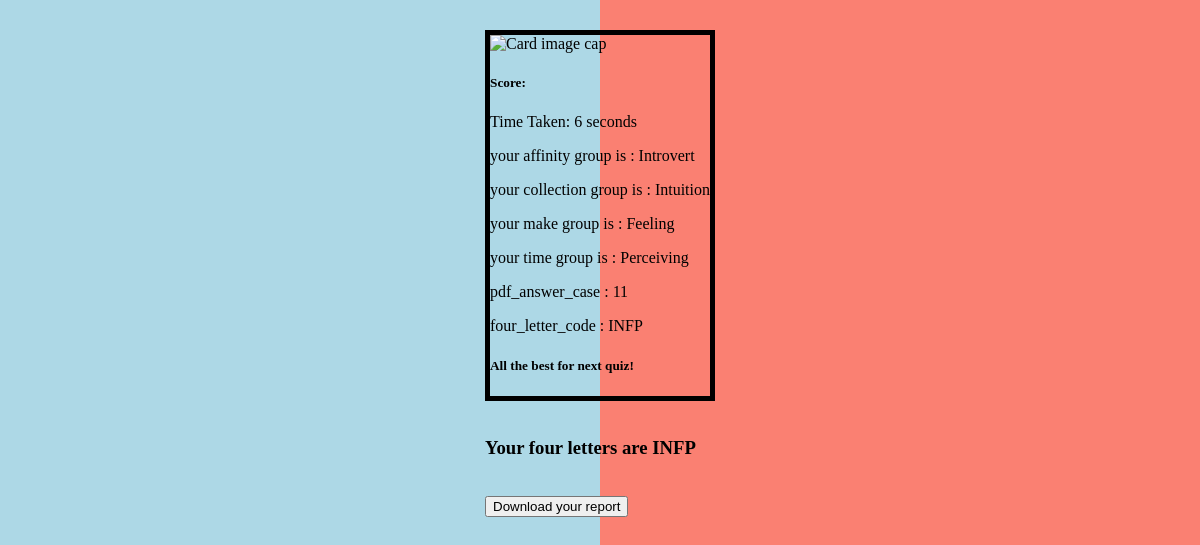
/after_survey_arabic, run on the app's committed database.
### survery_app/models.py (models this page shows)
class result(models.Model):
    id = models.AutoField(primary_key=True)
    time = models.CharField(max_length=500)
    affinity_1 = models.BigIntegerField()
    affinity_2 = models.BigIntegerField()
    affinity_result= models.CharField(max_length=500)
    collection_1 = models.BigIntegerField()
    collection_2 = models.BigIntegerField()
    collection_result = models.CharField(max_length=500)
    make_1 = models.BigIntegerField()
    make_2 = models.BigIntegerField()
    make_result = models.CharField(max_length=500)
    time_1 = models.BigIntegerField()
    time_2 = models.BigIntegerField()
    time_result = models.CharField(max_length=500)
    pdf_answer_case = models.BigIntegerField()
    user_name = models.CharField(max_length=500)
    user_email = models.CharField(max_length=500)
    user_phone = models.CharField(max_length=500)
    four_letter_code  = models.CharField(max_length=500)
    pdf_free = models.CharField(max_length=500)
    pdf_paid = models.CharField(max_length=500)
    date_and_time_completed = models.CharField(max_length=500)

### survery_app/views.py (the view)
# urls.py: path('after_survey_arabic', views.after_survey_arabic, name='after_survey_arabic'),
def after_survey_arabic(request ):
   if request.method == 'POST':
        return redirect('download_report_page')
   if request.method == 'GET':
    r = result.objects.latest('id')
    four_letter_code = ""
    if r.collection_result[0] == "S":
      four_letter_code = four_letter_code + r.affinity_result[0] + r.collection_result[0] + r.make_result[0] + r.time_result[0]
    if r.collection_result[0] == "I":
        four_letter_code = four_letter_code + r.affinity_result[0] + "N" + r.make_result[0] + r.time_result[0]
    r.four_letter_code = four_letter_code
    r.save()
    pdf_free = ""
    pdf_free = pdf_free + four_letter_code + "_Free.pdf"
    r.pdf_free = pdf_free
    pdf_paid = ""
    pdf_paid = pdf_paid + four_letter_code + "_Full.pdf"
    r.pdf_paid = pdf_paid
    r.save()
    context = {
                'time': r.time,
                'affinity_1': r.affinity_1 ,
                'affinity_2':r.affinity_2,
                'affinity_result':r.affinity_result,
                'collection_1' :r.collection_1,
                'collection_2' :r.collection_2,
                'collection_result':r.collection_result,
                'make_1' :r.make_1,
                'make_2':r.make_2,
                'make_result':r.make_result,
                'time_1':r.time_1,
                'time_2':r.time_2,
                'time_result':r.time_result,
                'pdf_answer_case':r.pdf_answer_case,
                'four_letter_code': four_letter_code
                  }
    return render(request, "after_survey_arabic.html" , context)

### survery_app/templates/after_survey_arabic.html (shortened to what this page needs)
{% load static %}
<link rel="stylesheet" href="{% static 'base.css' %}">
<body>
<div class="container ">
    <div class="card-columns" style="padding: 10px; margin: 20px;">
        <div class="card" align="centre " style="width: align-self: unset;; border:5px black solid">
            <img class="card-img-top" src="http://kmit.in/emagazine/wp-content/uploads/2018/02/karnataka-results.jpg" alt="Card image cap">
            <div class="card-body">
                <h5 class="card-title">Score: {{score}}</h5>
                <p class="card-text">Time Taken: {{time}} seconds</p>
                <p class="card-text"> your affinity group is : {{affinity_result}}</p>
                <p class="card-text"> your collection group is : {{collection_result}}</p>
                <p class="card-text"> your make group is : {{make_result}}</p>
                <p class="card-text"> your time group is : {{time_result}}</p>
                <p class="card-text"> pdf_answer_case : {{pdf_answer_case}}</p>
                <p class="card-text"> four_letter_code : {{four_letter_code}}</p>
                <h5>All the best for next quiz!</h5>
            </div>
        </div>
        <br>
        <form method='post' action=''">
            <h3> Your four letters are {{four_letter_code}} </h3>
            <br>
            <button type="submit" class="btn btn-primary"> Download your report </button>
        </form>
    </div>
</div>
</body>

### survery_app/static/base.css (style rules this page uses)
body { max-width: max-content; margin: auto; background: linear-gradient(to left, salmon 50%, lightblue 50%) right; }

### data on the page
result: affinity_result "Introvert", collection_result "Intuition", make_result "Feeling", time_result "Perceiving", four_letter_code "INFP"

### other printed values
{{ time }} "6"
{{ pdf_answer_case }} "11"
